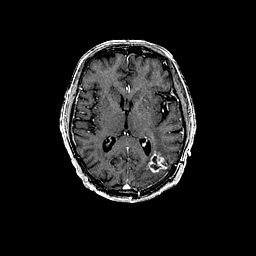
%> input picture MRI.png, 256 x 256 px
$ octave MMMIF.m   (GNU Octave 9; MATLAB toolbox functions it lacks are replaced by stand-ins)
%> lines starting %> are read from the running program, lines starting %| are printed output that depends on the picture
x = imread('D:\Matlab\MRI.png');
%> x is the input picture: size 256x256x3 uint8; min 0, max 255, mean 24.9
y = imread('D:\Matlab\PET.png');
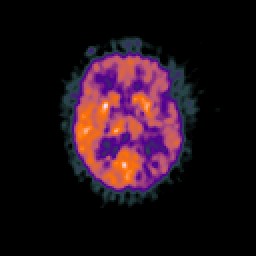
%> input picture PET.png, 256 x 256 px
%> y is the input picture: size 256x256x3 uint8; mean R, G, B 32.7, 15.7, 24

x1 = rgb2gray(x);
y1 = rgb2gray(y);
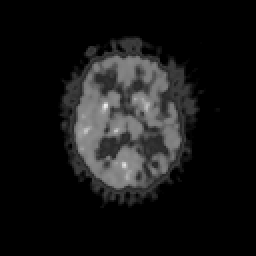
%> y1: size 256x256 uint8; min 0, max 236, mean 21.7

x2 = imresize(x1,[256,256]);
y2 = imresize(y1,[256,256]);

[LL1,LH1,HL1,HH1] = dwt2(x2,'haar');
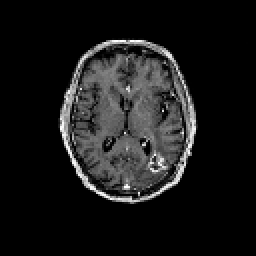
%> LL1: size 128x128 double (shown 2 times larger); min 0, max 510, mean 49.8; drawn with min black and max white
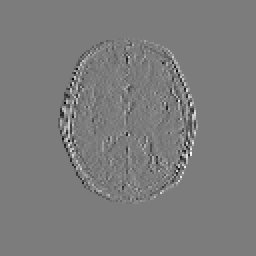
%> HL1: size 128x128 double (shown 2 times larger); min -231.5, max 242.5, mean 0; drawn with min black and max white
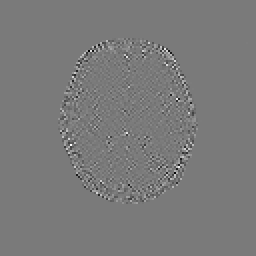
%> HH1: size 128x128 double (shown 2 times larger); min -125, max 135.5, mean 0; drawn with min black and max white
[LL2,LH2,HL2,HH2] = dwt2(y2,'haar');
%> LH2: size 128x128 double; every value is 0

f1 = imbilatfilt(LL1);
f2 = imbilatfilt(LL2);

LL3 = (f1+f2)/2;
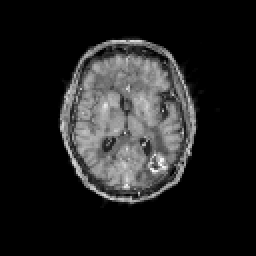
%> LL3: size 128x128 double (shown 2 times larger); min 0, max 365.3, mean 46.6; drawn with min black and max white
[r,c] = size(LL1);
%> r = 128; c = 128

d11 = zeros(128,128);
d12 = zeros(128,128);
d13 = zeros(128,128);
d21 = zeros(128,128);
d22 = zeros(128,128);
d23 = zeros(128,128);


for i=1:3:(126)
    for j=1:3:(126)
        for k = i:1:(i+3)
            for l = j:1:(j+3)
                d11(k,l) = LH1(k,l);
                d12(k,l) = HL1(k,l);
                d13(k,l) = HH1(k,l);
                d21(k,l) = LH2(k,l);
                d22(k,l) = HL2(k,l);
                d23(k,l) = HH2(k,l);
            end
        end
        d11 = zeros(128,128);
        if contrast(d11)>=contrast(d21)
            for p=i:1:(i+3)
                for q=j:1:(j+3)
                    LL31(p,q) = d11(p,q);
                end
            end
        else
            for p=i:1:(i+3)
                for q=j:1:(j+3)
                    LL31(p,q) = d21(p,q);
                end
            end
        if contrast(d12)>=contrast(d22)
            for p=i:1:(i+3)
                for q=j:1:(j+3)
                    LL32(p,q) = d12(p,q);
                end
            end
        else
            for p=i:1:(i+3)
                for q=j:1:(j+3)
                    LL32(p,q) = d22(p,q);
                end
            end
        if contrast(d13)>=contrast(d23)
            for p=i:1:(i+3)
                for q=j:1:(j+3)
                    LL33(p,q) = d13(p,q);
                end
            end
        else
            for p=i:1:(i+3)
                for q=j:1:(j+3)
                    LL33(p,q) = d23(p,q);
                end
            end
        end
        end
        end
    end
end
%> LL31: size 127x127 double; every value is 0

LL31 = zeros(128,128);
LL32 = zeros(128,128);
LL33 = zeros(128,128);

h = idwt2(LL3,LL31,LL32,LL33,'haar');
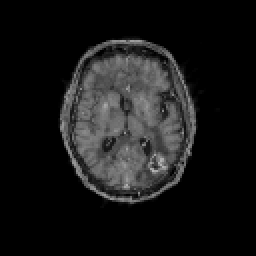
%> h: size 256x256 double; min 0, max 182.6, mean 23.3
subplot(1,3,1), imshow(x2),title('Input Image 1');
subplot(1,3,2), imshow(y2),title('Input Image 2');
subplot(1,3,3), imshow(h,[]),title('Output Image');
